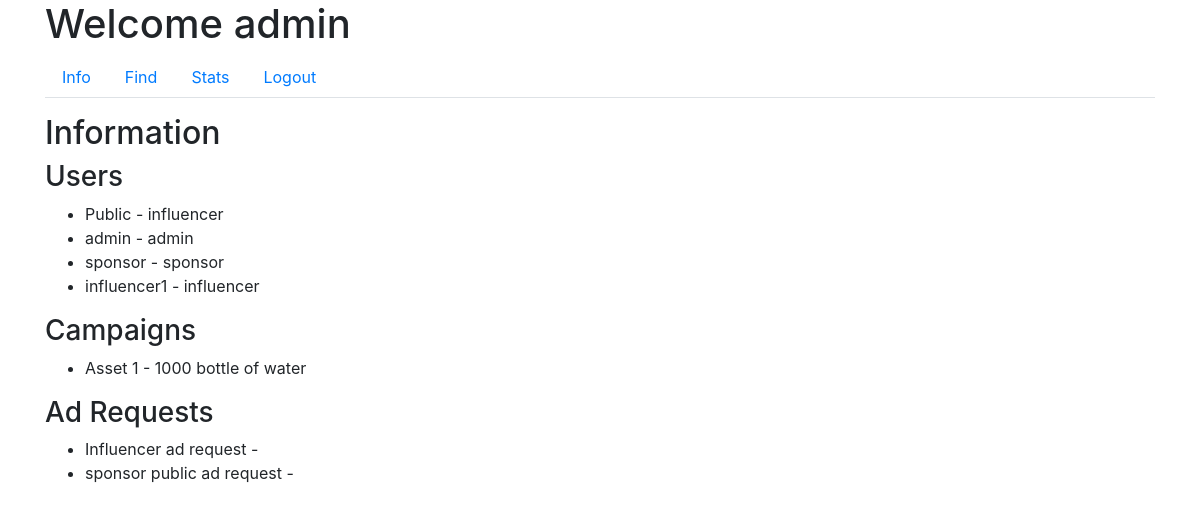
Before: /admin/info (signed in) with the older database file.
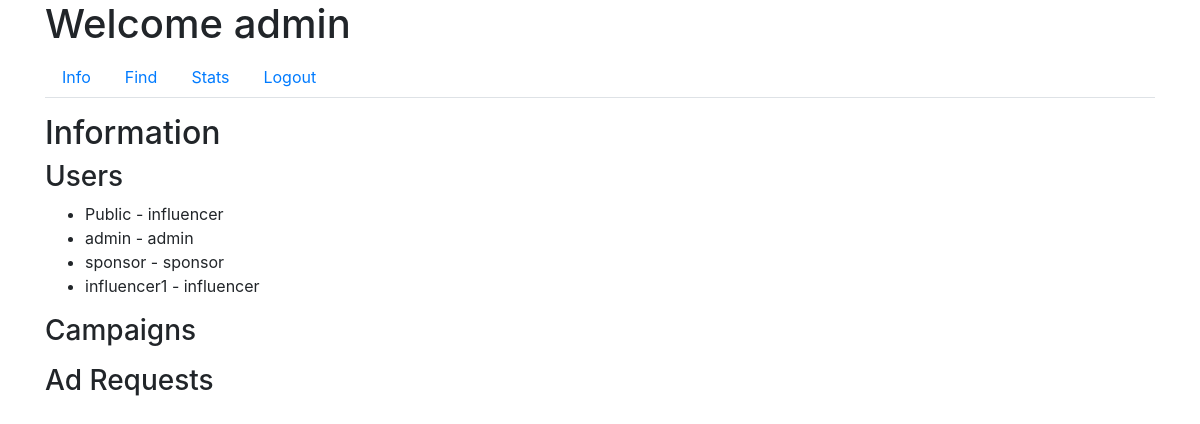
After: the same page with the newer database file.
### app/models.py (models this page shows, shortened)
class User(UserMixin, db.Model):
    id = db.Column(db.Integer, primary_key=True)
    username = db.Column(db.String(64), unique=True, nullable=False)
    email = db.Column(db.String(120), unique=True, nullable=False)
    password_hash = db.Column(db.String(128), nullable=False)
    role = db.Column(db.String(20), nullable=False)
    industry = db.Column(db.String(120))  # For Sponsors
    platforms = db.Column(db.Text)  # For Influencers
    category = db.Column(db.String(120))  # For Influencers
    niche = db.Column(db.String(120))  # For Influencers
    profile_pic = db.Column(db.String(20), nullable=False, default='download.png')
    flag = db.Column(db.Boolean, default=False, nullable=False)  # Add flag column

class Campaign(db.Model):
    id = db.Column(db.Integer, primary_key=True)
    name = db.Column(db.String(100), nullable=False)
    description = db.Column(db.Text, nullable=False)
    budget = db.Column(db.Float, nullable=False)
    visibility = db.Column(db.String(10), nullable=False)  # 'public', 'private'
    start_date = db.Column(db.Date, nullable=False)
    end_date = db.Column(db.Date, nullable=False)
    user_id = db.Column(db.Integer, db.ForeignKey('user.id'), nullable=False)
    ad_requests = db.relationship('AdRequest', backref='campaign', lazy=True)
    flag = db.Column(db.Boolean, default=False, nullable=False)  # Add flag column

class AdRequest(db.Model):
    id = db.Column(db.Integer, primary_key=True)
    campaign_id = db.Column(db.Integer, db.ForeignKey('campaign.id'), nullable=False)
    influencer_id = db.Column(db.Integer, db.ForeignKey('user.id'), nullable=False)
    requirements = db.Column(db.Text, nullable=False)
    payment_amount = db.Column(db.Float, nullable=False)
    status_influencer = db.Column(db.String(10), nullable=False)
    status_sponsor = db.Column(db.String(10), nullable=False)

### app/routes.py (the view)
@main.route('/admin/info')
@login_required
def admin_info():
    if current_user.role == 'admin':
        users = User.query.all()
        campaigns = Campaign.query.all()
        ad_requests = AdRequest.query.all()
        return render_template('admin_info.html', users=users, campaigns=campaigns, ad_requests=ad_requests)
    return redirect(url_for('main.home'))

### app/models.py (called while the page is built)
@login_manager.user_loader
def load_user(user_id):
    return User.query.get(int(user_id))

### app/templates/admin_info.html
{% extends "admin_dashboard.html" %}
{% block tab_content %}
<h2>Information</h2>
<h3>Users</h3>
<ul>
    {% for user in users %}
    <li>{{ user.username }} - {{ user.role }}</li>
    {% endfor %}
</ul>
<h3>Campaigns</h3>
<ul>
    {% for campaign in campaigns %}
    <li>{{ campaign.name }} - {{ campaign.description }}</li>
    {% endfor %}
</ul>
<h3>Ad Requests</h3>
<ul>
    {% for ad_request in ad_requests %}
    <li>{{ ad_request.requirements }} - {{ ad_request.status }}</li>
    {% endfor %}
</ul>
{% endblock %}

### app/templates/admin_dashboard.html (shortened to what this page needs)
{% extends "base.html" %}
{% block content %}
<h1>Welcome {{ current_user.username }}</h1>
<ul class="nav nav-tabs">
    <li class="nav-item">
        <a class="nav-link" href="{{ url_for('main.admin_info') }}">Info</a>
    </li>
    <li class="nav-item">
        <a class="nav-link" href="{{ url_for('main.admin_find') }}">Find</a>
    </li>
    <li class="nav-item">
        <a class="nav-link" href="{{ url_for('main.admin_stats') }}">Stats</a>
    </li>
    <li class="nav-item">
        <a class="nav-link" href="{{ url_for('main.logout') }}">Logout</a>
    </li>
</ul>
<div class="tab-content mt-3">
    {% block tab_content %}{% endblock %}
</div>
{% endblock %}

Changed rows visible on the page:
removed Campaign: name "Asset 1", description "1000 bottle of water"
removed AdRequest: requirements "Influencer ad request"
removed AdRequest: requirements "sponsor public ad request"
